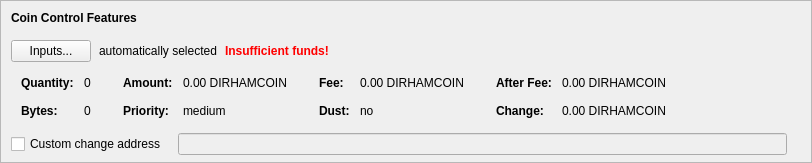
    <widget class="QFrame" name="frameCoinControl">
     <property name="sizePolicy">
      <sizepolicy hsizetype="Expanding" vsizetype="Expanding">
       <horstretch>0</horstretch>
       <verstretch>0</verstretch>
      </sizepolicy>
     </property>
     <property name="maximumSize">
      <size>
       <width>16777215</width>
       <height>16777215</height>
      </size>
     </property>
     <property name="frameShape">
      <enum>QFrame::StyledPanel</enum>
     </property>
     <property name="frameShadow">
      <enum>QFrame::Sunken</enum>
     </property>
     <layout class="QVBoxLayout" name="verticalLayoutCoinControl2">
      <property name="spacing">
       <number>0</number>
      </property>
      <property name="leftMargin">
       <number>0</number>
      </property>
      <property name="topMargin">
       <number>0</number>
      </property>
      <property name="rightMargin">
       <number>0</number>
      </property>
      <property name="bottomMargin">
       <number>6</number>
      </property>
      <item>
       <layout class="QVBoxLayout" name="verticalLayoutCoinControl" stretch="0,0,0,0,1">
        <property name="spacing">
         <number>0</number>
        </property>
        <property name="leftMargin">
         <number>10</number>
        </property>
        <property name="topMargin">
         <number>10</number>
        </property>
        <item>
         <layout class="QHBoxLayout" name="horizontalLayoutCoinControl1">
          <property name="bottomMargin">
           <number>15</number>
          </property>
          <item>
           <widget class="QLabel" name="labelCoinControlFeatures">
            <property name="sizePolicy">
             <sizepolicy hsizetype="Preferred" vsizetype="Maximum">
              <horstretch>0</horstretch>
              <verstretch>0</verstretch>
             </sizepolicy>
            </property>
            <property name="font">
             <font>
              <weight>75</weight>
              <bold>true</bold>
             </font>
            </property>
            <property name="styleSheet">
             <string notr="true">font-weight:bold;</string>
            </property>
            <property name="text">
             <string>Coin Control Features</string>
            </property>
           </widget>
          </item>
         </layout>
        </item>
        <item>
         <layout class="QHBoxLayout" name="horizontalLayoutCoinControl2" stretch="0,0,0,0">
          <property name="spacing">
           <number>8</number>
          </property>
          <property name="bottomMargin">
           <number>10</number>
          </property>
          <item>
           <widget class="QPushButton" name="pushButtonCoinControl">
            <property name="styleSheet">
             <string notr="true"/>
            </property>
            <property name="text">
             <string>Inputs...</string>
            </property>
            <property name="autoDefault">
             <bool>false</bool>
            </property>
           </widget>
          </item>
          <item>
           <widget class="QLabel" name="labelCoinControlAutomaticallySelected">
            <property name="text">
             <string>automatically selected</string>
            </property>
            <property name="margin">
             <number>5</number>
            </property>
           </widget>
          </item>
          <item>
           <widget class="QLabel" name="labelCoinControlInsuffFunds">
            <property name="font">
             <font>
              <weight>75</weight>
              <bold>true</bold>
             </font>
            </property>
            <property name="styleSheet">
             <string notr="true">color:red;font-weight:bold;</string>
            </property>
            <property name="text">
             <string>Insufficient funds!</string>
            </property>
            <property name="margin">
             <number>5</number>
            </property>
           </widget>
          </item>
          <item>
           <spacer name="horizontalSpacerCoinControl">
            <property name="orientation">
             <enum>Qt::Horizontal</enum>
            </property>
            <property name="sizeHint" stdset="0">
             <size>
              <width>40</width>
              <height>1</height>
             </size>
            </property>
           </spacer>
          </item>
         </layout>
        </item>
        <item>
         <widget class="QWidget" name="widgetCoinControl" native="true">
          <property name="sizePolicy">
           <sizepolicy hsizetype="Preferred" vsizetype="Preferred">
            <horstretch>0</horstretch>
            <verstretch>0</verstretch>
           </sizepolicy>
          </property>
          <property name="minimumSize">
           <size>
            <width>0</width>
            <height>0</height>
           </size>
          </property>
          <property name="styleSheet">
           <string notr="true"/>
          </property>
          <layout class="QHBoxLayout" name="horizontalLayoutCoinControl5">
           <property name="leftMargin">
            <number>0</number>
           </property>
           <property name="topMargin">
            <number>0</number>
           </property>
           <property name="rightMargin">
            <number>0</number>
           </property>
           <property name="bottomMargin">
            <number>0</number>
           </property>
           <item>
            <layout class="QHBoxLayout" name="horizontalLayoutCoinControl3" stretch="0,0,0,1">
             <property name="spacing">
              <number>20</number>
             </property>
             <property name="topMargin">
              <number>0</number>
             </property>
             <property name="bottomMargin">
              <number>10</number>
             </property>
             <item>
              <layout class="QFormLayout" name="formLayoutCoinControl1">
               <property name="horizontalSpacing">
                <number>10</number>
               </property>
               <property name="verticalSpacing">
                <number>14</number>
               </property>
               <property name="leftMargin">
                <number>10</number>
               </property>
               <property name="topMargin">
                <number>4</number>
               </property>
               <property name="rightMargin">
                <number>6</number>
               </property>
               <item row="0" column="0">
                <widget class="QLabel" name="labelCoinControlQuantityText">
                 <property name="font">
                  <font>
                   <weight>75</weight>
                   <bold>true</bold>
                  </font>
                 </property>
                 <property name="text">
                  <string>Quantity:</string>
                 </property>
                 <property name="margin">
                  <number>0</number>
                 </property>
                </widget>
               </item>
               <item row="0" column="1">
                <widget class="QLabel" name="labelCoinControlQuantity">
                 <property name="cursor">
                  <cursorShape>IBeamCursor</cursorShape>
                 </property>
                 <property name="contextMenuPolicy">
                  <enum>Qt::ActionsContextMenu</enum>
                 </property>
                 <property name="text">
                  <string notr="true">0</string>
                 </property>
                 <property name="margin">
                  <number>0</number>
                 </property>
                 <property name="textInteractionFlags">
                  <set>Qt::LinksAccessibleByMouse|Qt::TextSelectableByKeyboard|Qt::TextSelectableByMouse</set>
                 </property>
                </widget>
               </item>
               <item row="1" column="0">
                <widget class="QLabel" name="labelCoinControlBytesText">
                 <property name="font">
                  <font>
                   <weight>75</weight>
                   <bold>true</bold>
                  </font>
                 </property>
                 <property name="text">
                  <string>Bytes:</string>
                 </property>
                </widget>
               </item>
               <item row="1" column="1">
                <widget class="QLabel" name="labelCoinControlBytes">
                 <property name="cursor">
                  <cursorShape>IBeamCursor</cursorShape>
                 </property>
                 <property name="contextMenuPolicy">
                  <enum>Qt::ActionsContextMenu</enum>
                 </property>
                 <property name="text">
                  <string notr="true">0</string>
                 </property>
                 <property name="textInteractionFlags">
                  <set>Qt::LinksAccessibleByMouse|Qt::TextSelectableByKeyboard|Qt::TextSelectableByMouse</set>
                 </property>
                </widget>
               </item>
              </layout>
             </item>
             <item>
              <layout class="QFormLayout" name="formLayoutCoinControl2">
               <property name="horizontalSpacing">
                <number>10</number>
               </property>
               <property name="verticalSpacing">
                <number>14</number>
               </property>
               <property name="leftMargin">
                <number>6</number>
               </property>
               <property name="topMargin">
                <number>4</number>
               </property>
               <property name="rightMargin">
                <number>6</number>
               </property>
               <item row="0" column="0">
                <widget class="QLabel" name="labelCoinControlAmountText">
                 <property name="font">
                  <font>
                   <weight>75</weight>
                   <bold>true</bold>
                  </font>
                 </property>
                 <property name="text">
                  <string>Amount:</string>
                 </property>
                 <property name="margin">
                  <number>0</number>
                 </property>
                </widget>
               </item>
               <item row="0" column="1">
                <widget class="QLabel" name="labelCoinControlAmount">
                 <property name="cursor">
                  <cursorShape>IBeamCursor</cursorShape>
                 </property>
                 <property name="contextMenuPolicy">
                  <enum>Qt::ActionsContextMenu</enum>
                 </property>
                 <property name="text">
                  <string notr="true">0.00 DIRHAMCOIN</string>
                 </property>
                 <property name="textInteractionFlags">
                  <set>Qt::LinksAccessibleByMouse|Qt::TextSelectableByKeyboard|Qt::TextSelectableByMouse</set>
                 </property>
                </widget>
               </item>
               <item row="1" column="0">
                <widget class="QLabel" name="labelCoinControlPriorityText">
                 <property name="font">
                  <font>
                   <weight>75</weight>
                   <bold>true</bold>
                  </font>
                 </property>
                 <property name="text">
                  <string>Priority:</string>
                 </property>
                </widget>
               </item>
               <item row="1" column="1">
                <widget class="QLabel" name="labelCoinControlPriority">
                 <property name="cursor">
                  <cursorShape>IBeamCursor</cursorShape>
                 </property>
                 <property name="contextMenuPolicy">
                  <enum>Qt::ActionsContextMenu</enum>
                 </property>
                 <property name="text">
                  <string>medium</string>
                 </property>
                 <property name="textInteractionFlags">
                  <set>Qt::LinksAccessibleByMouse|Qt::TextSelectableByKeyboard|Qt::TextSelectableByMouse</set>
                 </property>
                </widget>
               </item>
              </layout>
             </item>
             <item>
              <layout class="QFormLayout" name="formLayoutCoinControl3">
               <property name="horizontalSpacing">
                <number>10</number>
               </property>
               <property name="verticalSpacing">
                <number>14</number>
               </property>
               <property name="leftMargin">
                <number>6</number>
               </property>
               <property name="topMargin">
                <number>4</number>
               </property>
               <property name="rightMargin">
                <number>6</number>
               </property>
               <item row="0" column="0">
                <widget class="QLabel" name="labelCoinControlFeeText">
                 <property name="font">
                  <font>
                   <weight>75</weight>
                   <bold>true</bold>
                  </font>
                 </property>
                 <property name="text">
                  <string>Fee:</string>
                 </property>
                 <property name="margin">
                  <number>0</number>
                 </property>
                </widget>
               </item>
               <item row="0" column="1">
                <widget class="QLabel" name="labelCoinControlFee">
                 <property name="cursor">
                  <cursorShape>IBeamCursor</cursorShape>
                 </property>
                 <property name="contextMenuPolicy">
                  <enum>Qt::ActionsContextMenu</enum>
                 </property>
                 <property name="text">
                  <string notr="true">0.00 DIRHAMCOIN</string>
                 </property>
                 <property name="textInteractionFlags">
                  <set>Qt::LinksAccessibleByMouse|Qt::TextSelectableByKeyboard|Qt::TextSelectableByMouse</set>
                 </property>
                </widget>
               </item>
               <item row="1" column="0">
                <widget class="QLabel" name="labelCoinControlLowOutputText">
                 <property name="font">
                  <font>
                   <weight>75</weight>
                   <bold>true</bold>
                  </font>
                 </property>
                 <property name="text">
                  <string>Dust:</string>
                 </property>
                </widget>
               </item>
               <item row="1" column="1">
                <widget class="QLabel" name="labelCoinControlLowOutput">
                 <property name="cursor">
                  <cursorShape>IBeamCursor</cursorShape>
                 </property>
                 <property name="contextMenuPolicy">
                  <enum>Qt::ActionsContextMenu</enum>
                 </property>
                 <property name="text">
                  <string>no</string>
                 </property>
                 <property name="textInteractionFlags">
                  <set>Qt::LinksAccessibleByMouse|Qt::TextSelectableByKeyboard|Qt::TextSelectableByMouse</set>
                 </property>
                </widget>
               </item>
              </layout>
             </item>
             <item>
              <layout class="QFormLayout" name="formLayoutCoinControl4">
               <property name="horizontalSpacing">
                <number>10</number>
               </property>
               <property name="verticalSpacing">
                <number>14</number>
               </property>
               <property name="leftMargin">
                <number>6</number>
               </property>
               <property name="topMargin">
                <number>4</number>
               </property>
               <property name="rightMargin">
                <number>6</number>
               </property>
               <item row="0" column="0">
                <widget class="QLabel" name="labelCoinControlAfterFeeText">
                 <property name="font">
                  <font>
                   <weight>75</weight>
                   <bold>true</bold>
                  </font>
                 </property>
                 <property name="text">
                  <string>After Fee:</string>
                 </property>
                 <property name="margin">
                  <number>0</number>
                 </property>
                </widget>
               </item>
               <item row="0" column="1">
                <widget class="QLabel" name="labelCoinControlAfterFee">
                 <property name="cursor">
                  <cursorShape>IBeamCursor</cursorShape>
                 </property>
                 <property name="contextMenuPolicy">
                  <enum>Qt::ActionsContextMenu</enum>
                 </property>
                 <property name="text">
                  <string notr="true">0.00 DIRHAMCOIN</string>
                 </property>
                 <property name="textInteractionFlags">
                  <set>Qt::LinksAccessibleByMouse|Qt::TextSelectableByKeyboard|Qt::TextSelectableByMouse</set>
                 </property>
                </widget>
               </item>
               <item row="1" column="0">
                <widget class="QLabel" name="labelCoinControlChangeText">
                 <property name="font">
                  <font>
                   <weight>75</weight>
                   <bold>true</bold>
                  </font>
                 </property>
                 <property name="text">
                  <string>Change:</string>
                 </property>
                </widget>
               </item>
               <item row="1" column="1">
                <widget class="QLabel" name="labelCoinControlChange">
                 <property name="cursor">
                  <cursorShape>IBeamCursor</cursorShape>
                 </property>
                 <property name="contextMenuPolicy">
                  <enum>Qt::ActionsContextMenu</enum>
                 </property>
                 <property name="text">
                  <string notr="true">0.00 DIRHAMCOIN</string>
                 </property>
                 <property name="textInteractionFlags">
                  <set>Qt::LinksAccessibleByMouse|Qt::TextSelectableByKeyboard|Qt::TextSelectableByMouse</set>
                 </property>
                </widget>
               </item>
              </layout>
             </item>
            </layout>
           </item>
          </layout>
         </widget>
        </item>
        <item>
         <layout class="QHBoxLayout" name="horizontalLayoutCoinControl4" stretch="0,0,0">
          <property name="spacing">
           <number>12</number>
          </property>
          <property name="sizeConstraint">
           <enum>QLayout::SetDefaultConstraint</enum>
          </property>
          <property name="topMargin">
           <number>5</number>
          </property>
          <property name="rightMargin">
           <number>5</number>
          </property>
          <item>
           <widget class="QCheckBox" name="checkBoxCoinControlChange">
            <property name="toolTip">
             <string>If this is activated, but the change address is empty or invalid, change will be sent to a newly generated address.</string>
            </property>
            <property name="text">
             <string>Custom change address</string>
            </property>
           </widget>
          </item>
          <item>
           <widget class="QValidatedLineEdit" name="lineEditCoinControlChange">
            <property name="enabled">
             <bool>false</bool>
            </property>
            <property name="sizePolicy">
             <sizepolicy hsizetype="Expanding" vsizetype="Fixed">
              <horstretch>0</horstretch>
              <verstretch>0</verstretch>
             </sizepolicy>
            </property>
           </widget>
          </item>
          <item>
           <widget class="QLabel" name="labelCoinControlChangeLabel">
            <property name="sizePolicy">
             <sizepolicy hsizetype="Preferred" vsizetype="Expanding">
              <horstretch>0</horstretch>
              <verstretch>0</verstretch>
             </sizepolicy>
            </property>
            <property name="minimumSize">
             <size>
              <width>0</width>
              <height>0</height>
             </size>
            </property>
            <property name="text">
             <string/>
            </property>
            <property name="margin">
             <number>3</number>
            </property>
           </widget>
          </item>
         </layout>
        </item>
        <item>
         <spacer name="verticalSpacerCoinControl">
          <property name="orientation">
           <enum>Qt::Vertical</enum>
          </property>
          <property name="sizeHint" stdset="0">
           <size>
            <width>800</width>
            <height>1</height>
           </size>
          </property>
         </spacer>
        </item>
       </layout>
      </item>
     </layout>
    </widget>
